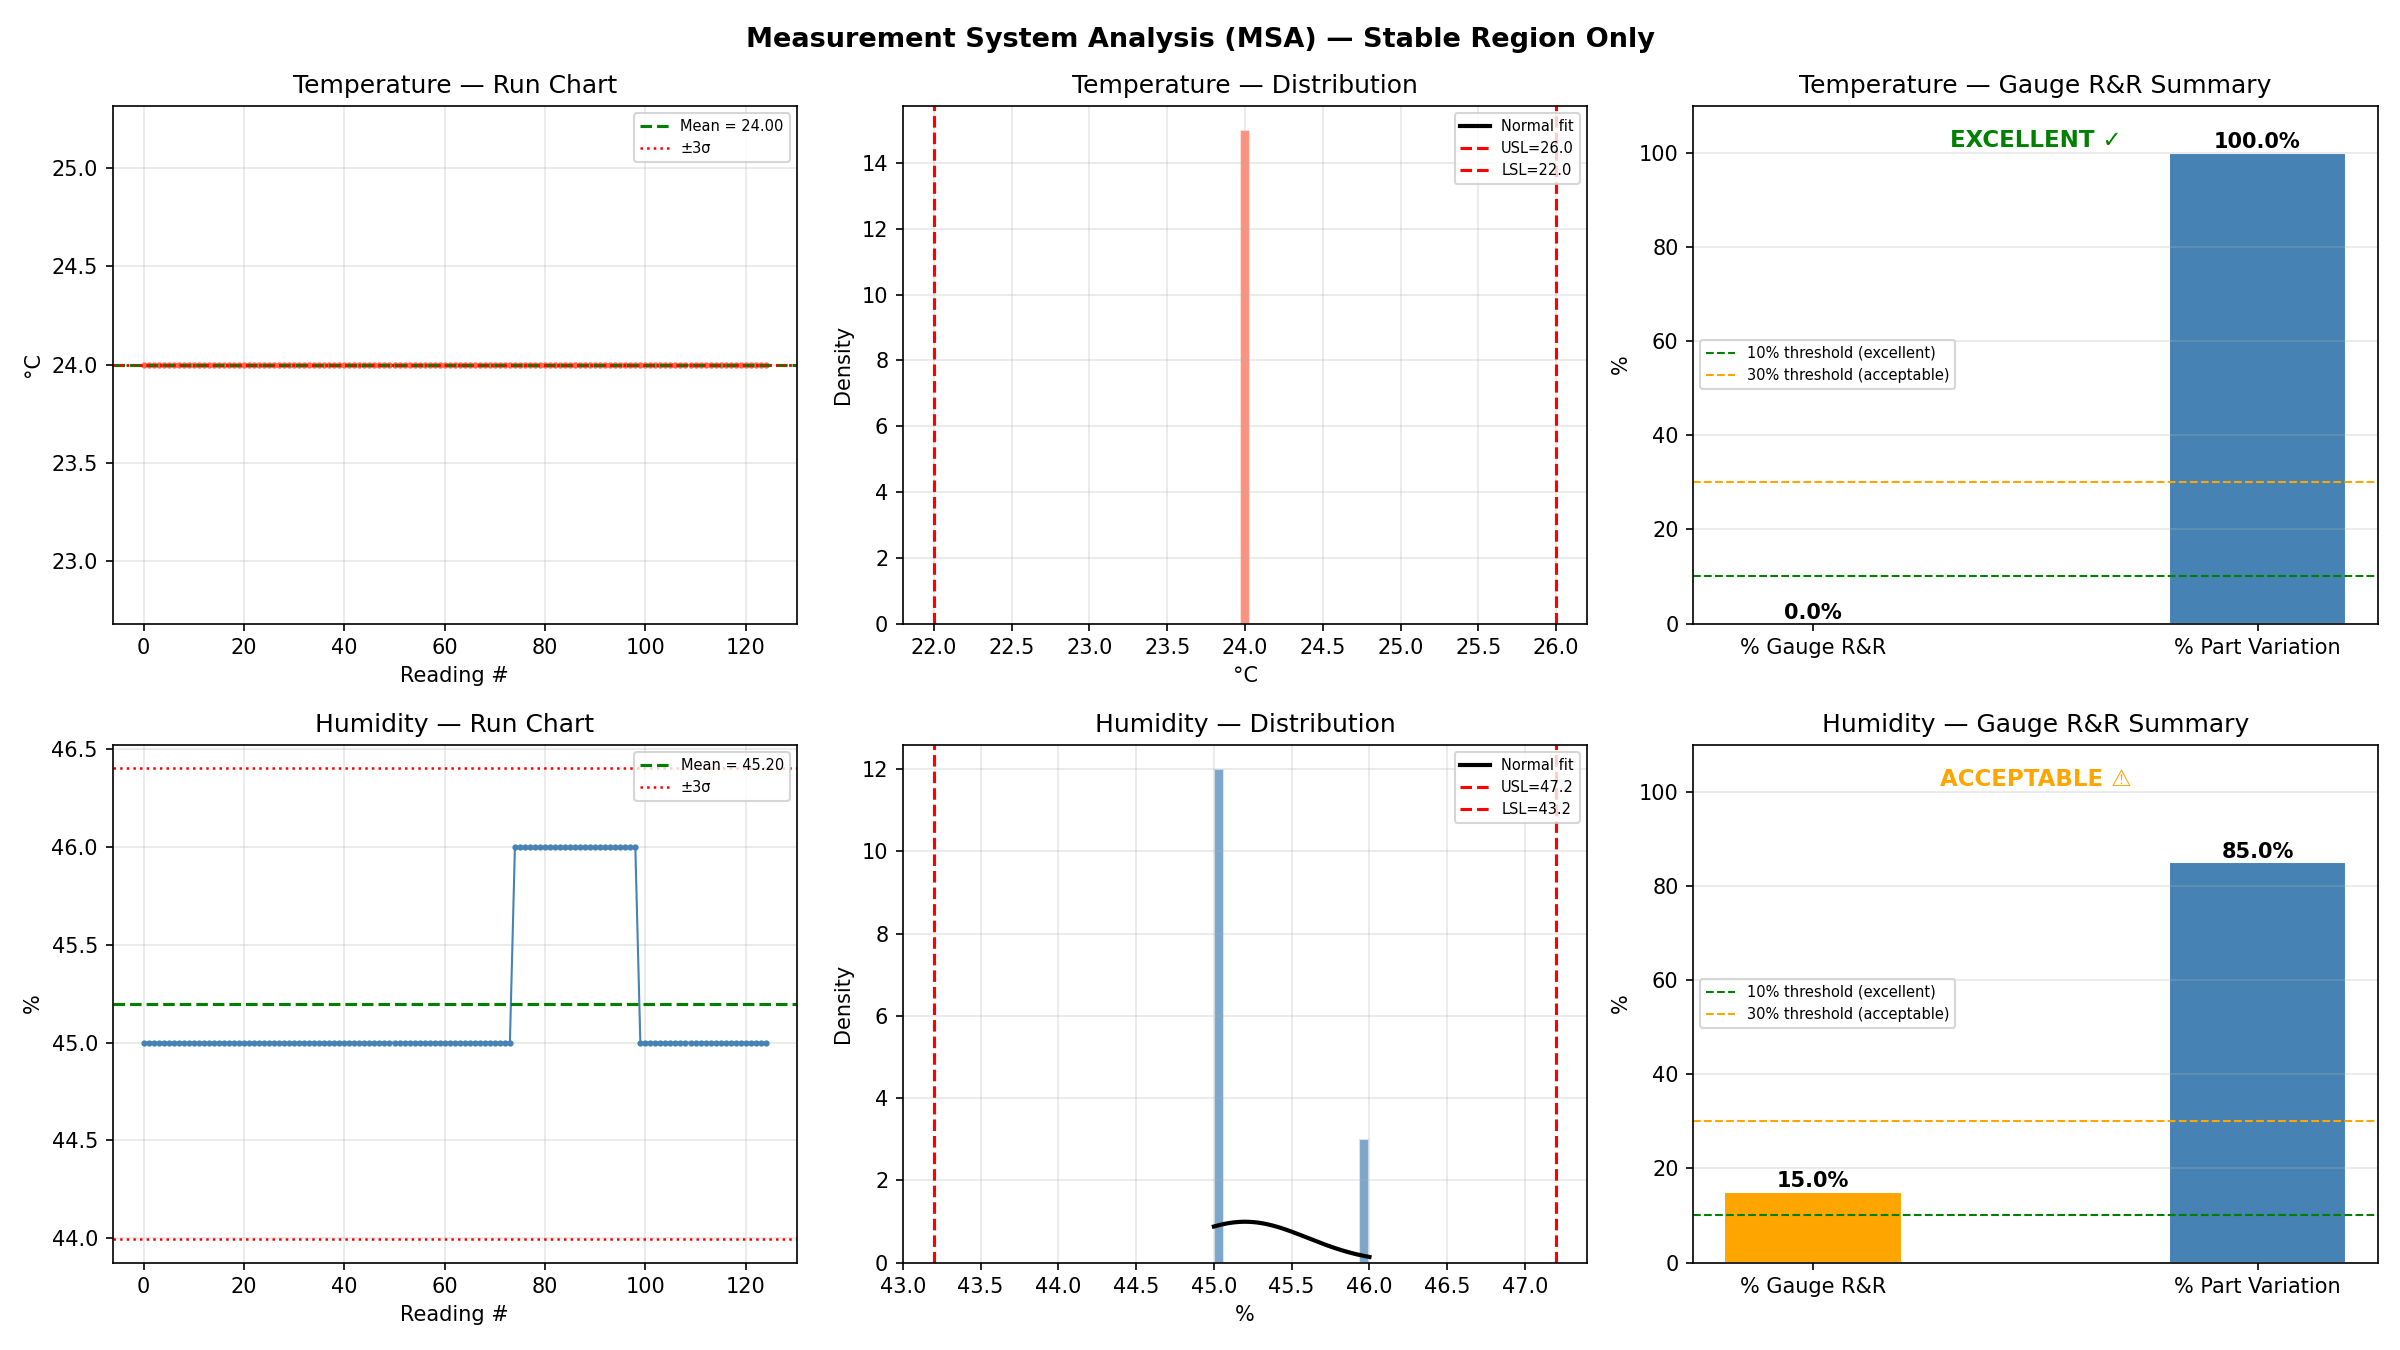

Source code (Python):
import numpy as np
import matplotlib.pyplot as plt
from scipy import stats

def run_msa(readings, warmup_subgroups=15, n=5):
    
    # Use only stable region 
    stable_start = warmup_subgroups * n
    stable_readings = readings[stable_start:]
    
    temperatures = [r[1] for r in stable_readings]
    humidities   = [r[2] for r in stable_readings]

    def msa_stats(data, name, unit):
        data = np.array(data)

        mean    = np.mean(data)
        std     = np.std(data, ddof=1)
        std_total = np.std(np.array([r[1] for r in readings] if name == "Temperature" else [r[2] for r in readings]), ddof=1)
        
        gauge_rr_pct = (std / std_total) * 100
        ndc          = 1.41 * (std_total / std) if std > 0 else float('inf')
        
        # Verdict 
        if gauge_rr_pct < 10:
            verdict = "EXCELLENT ✓"
            color   = "green"
        elif gauge_rr_pct < 30:
            verdict = "ACCEPTABLE ⚠"
            color   = "orange"
        else:
            verdict = "UNACCEPTABLE ✗"
            color   = "red"

        # Normality test (Shapiro-Wilk)
        shapiro_stat, shapiro_p = stats.shapiro(data[:50])  # max 50 samples for Shapiro

        # Cp / Cpk (assume ±2 unit spec limits around mean) 
        spec_range = 2.0
        usl = mean + spec_range
        lsl = mean - spec_range
        cp  = (usl - lsl) / (6 * std) if std > 0 else float('inf')
        cpk = min((usl - mean), (mean - lsl)) / (3 * std) if std > 0 else float('inf')

        print(f"\n{'='*50}")
        print(f"  MSA Results — {name}")
        print(f"{'='*50}")
        print(f"  Stable readings used : {len(data)}")
        print(f"  Mean                 : {mean:.2f} {unit}")
        print(f"  Std Dev (repeatability): {std:.4f} {unit}")
        print(f"  Total Std Dev        : {std_total:.4f} {unit}")
        print(f"  % Gauge R&R          : {gauge_rr_pct:.2f}%  → {verdict}")
        print(f"  NDC                  : {ndc:.1f}  (need ≥5 for good resolution)")
        print(f"  Normality (Shapiro-Wilk p): {shapiro_p:.4f} {'✓ Normal' if shapiro_p > 0.05 else '✗ Non-normal'}")
        print(f"  Cp                   : {cp:.2f}  (spec ±{spec_range}{unit})")
        print(f"  Cpk                  : {cpk:.2f}")
        print(f"{'='*50}")

        return {
            "name": name, "unit": unit, "mean": mean, "std": std,
            "gauge_rr_pct": gauge_rr_pct, "ndc": ndc,
            "cp": cp, "cpk": cpk, "verdict": verdict,
            "color": color, "data": data,
            "usl": usl, "lsl": lsl
        }

    t_msa = msa_stats(temperatures, "Temperature", "°C")
    h_msa = msa_stats(humidities,   "Humidity",    "%")

    # plots 
    fig, axes = plt.subplots(2, 3, figsize=(16, 9))
    fig.suptitle("Measurement System Analysis (MSA) — Stable Region Only", fontsize=13, fontweight="bold")

    for row, msa in enumerate([t_msa, h_msa]):
        data  = msa["data"]
        name  = msa["name"]
        unit  = msa["unit"]
        color = msa["color"]

        # 1. Run chart (individual measurements over time) 
        ax = axes[row][0]
        ax.plot(data, color="steelblue" if row else "tomato", linewidth=1, marker="o", markersize=2)
        ax.axhline(msa["mean"],          color="green", linestyle="--", linewidth=1.5, label=f"Mean = {msa['mean']:.2f}")
        ax.axhline(msa["mean"] + 3*msa["std"], color="red", linestyle=":", linewidth=1.2, label="±3σ")
        ax.axhline(msa["mean"] - 3*msa["std"], color="red", linestyle=":", linewidth=1.2)
        ax.set_title(f"{name} — Run Chart")
        ax.set_xlabel("Reading #")
        ax.set_ylabel(unit)
        ax.legend(fontsize=7)
        ax.grid(True, alpha=0.3)

        # 2. Histogram with normal curve 
        ax = axes[row][1]
        ax.hist(data, bins=15, color="steelblue" if row else "tomato", edgecolor="white", density=True, alpha=0.7)
        x = np.linspace(data.min(), data.max(), 200)
        ax.plot(x, stats.norm.pdf(x, msa["mean"], msa["std"]), color="black", linewidth=2, label="Normal fit")
        ax.axvline(msa["usl"], color="red",   linestyle="--", linewidth=1.5, label=f"USL={msa['usl']:.1f}")
        ax.axvline(msa["lsl"], color="red",   linestyle="--", linewidth=1.5, label=f"LSL={msa['lsl']:.1f}")
        ax.set_title(f"{name} — Distribution")
        ax.set_xlabel(unit)
        ax.set_ylabel("Density")
        ax.legend(fontsize=7)
        ax.grid(True, alpha=0.3)

        # 3. Gauge R&R summary bar 
        ax = axes[row][2]
        categories = ["% Gauge R&R", "% Part Variation"]
        values     = [msa["gauge_rr_pct"], 100 - msa["gauge_rr_pct"]]
        bar_colors = [color, "steelblue"]
        bars = ax.bar(categories, values, color=bar_colors, edgecolor="white", width=0.4)
        ax.axhline(10, color="green",  linestyle="--", linewidth=1, label="10% threshold (excellent)")
        ax.axhline(30, color="orange", linestyle="--", linewidth=1, label="30% threshold (acceptable)")
        ax.set_ylim(0, 110)
        ax.set_title(f"{name} — Gauge R&R Summary")
        ax.set_ylabel("%")
        ax.legend(fontsize=7)
        for bar, val in zip(bars, values):
            ax.text(bar.get_x() + bar.get_width()/2, bar.get_height() + 1,
                    f"{val:.1f}%", ha="center", fontsize=10, fontweight="bold")
        # verdict label
        ax.text(0.5, 0.92, msa["verdict"], transform=ax.transAxes,
                ha="center", fontsize=11, fontweight="bold", color=color)
        ax.grid(True, alpha=0.3, axis="y")

    plt.tight_layout()
    plt.savefig("msa_analysis.png", dpi=150)
    plt.show()
    print("\nMSA charts saved to 'msa_analysis.png'")

    return t_msa, h_msa

#run it 
t_msa, h_msa = run_msa(readings, warmup_subgroups=15)
